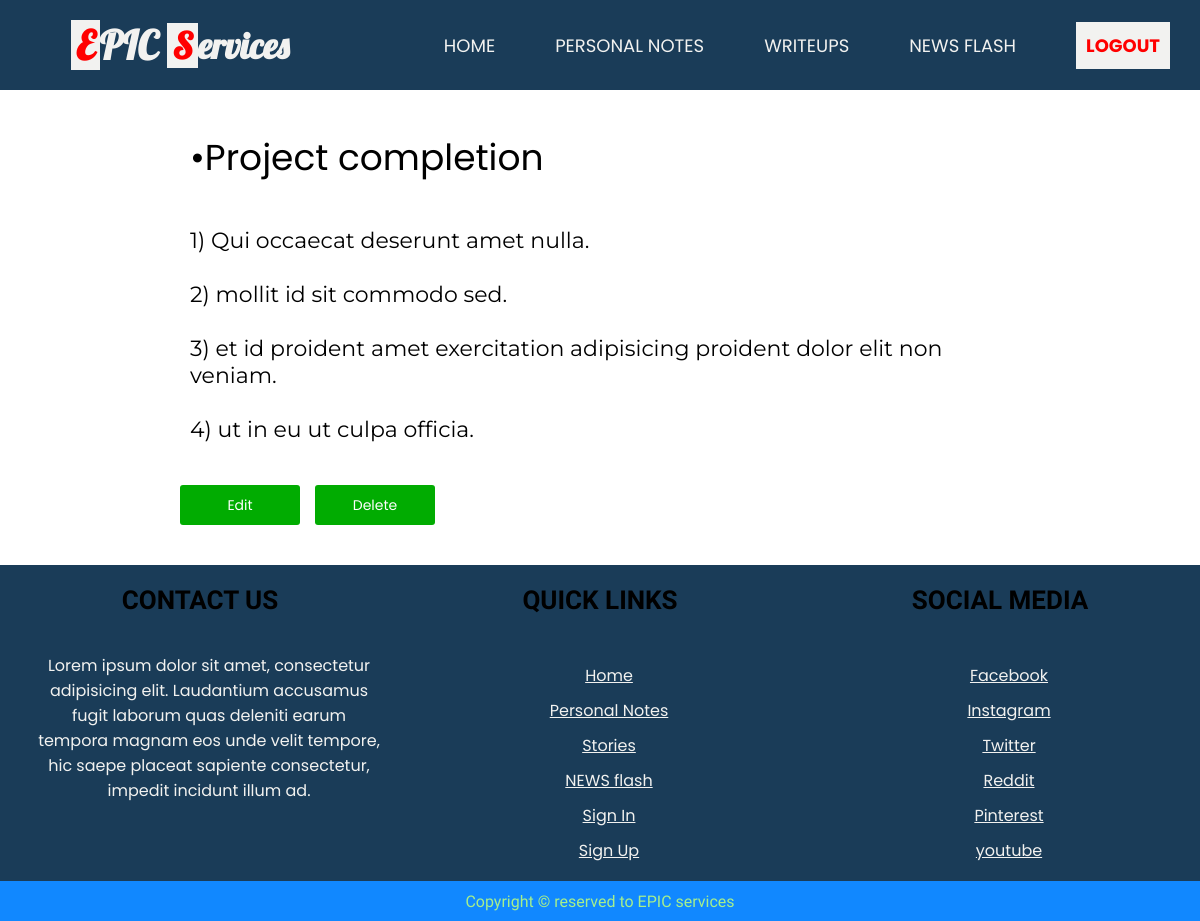
The app's page /notes/open.php?noteid=1 (signed in) with its own data.
### tables this page shows
CREATE TABLE `notes` (
  `noteid` int(11) NOT NULL,
  `noteuser` varchar(15) DEFAULT NULL,
  `notetitle` text,
  `notedata` text,
  `notetags` text,
  `dttm` date DEFAULT NULL
);

### notes/open.php (the view, shortened to what this page needs)
<?php
	include("../public/top.php");
?>
<!DOCTYPE html>
<html lang="en">
<head>
	<link rel="stylesheet" href="styles/open.css">
</head>
<body>
	<?php
		if (!isset($_SESSION['user'])){
			header("location: ../account/signin.php");
		} else {
	?>
	<section id="openContainer">
		<?php
			include '../public/header.php';
		?>
		<section class="open-container">
			<?php
				if (!isset($_GET['noteid'])) {
					header("location: index.php");
				} else {
					$selectnoteopen = "select * from notes where noteid =".$_GET['noteid'];
					$res = mysqli_query($conn, $selectnoteopen);
					$checkData = mysqli_num_rows($res);
					if ($checkData == 1){
						$row = mysqli_fetch_array($res);
						$noteid = $row['noteid'];
						$notetitle = $row['notetitle'];
						$notedata = $row['notedata'];
						$editPath = "href=edit.php?noteid=$noteid";
						$deletePath = "href=delete.php?noteid=$noteid";
					} else {
						header("location: index.php");
					}
				}
			?>
			<section class="open-title">&bull;<?= $notetitle ?></section>
			<section class="open-main"><pre><?= $notedata ?></pre></section>
			<section class="controls">
				<a <?= $editPath ?> class="ctrl-btn">Edit</a>
				<a <?= $deletePath ?> class="ctrl-btn">Delete</a>
			</section>
		</section>
		<?php
			include '../public/footer.php';
			}
		?>
	</section>
</body>
</html>

### notes/styles/open.css (style rules this page uses)
#openContainer { display: none; width: 100%; }
.open-container { width: 70%; min-height: 400px; margin-top: 30px; margin-bottom: 30px; margin-left: 15%; }
.open-title { font-size: 36px; padding: 10px; width: calc(100%-20px); font-family: 'Poppins', sans-serif; }
.open-main { width: 100%; }
.open-main pre { white-space: pre-wrap; font-size: 22px; padding: 10px; width: calc(100%-20px); font-family: 'Montserrat', sans-serif; }
.controls { width: 100%; height: 60px; display: flex; align-items: center; }
.ctrl-btn { width: 120px; height: 40px; background-color: #01ac01; border-radius: 3px; font-size: 14px; font-family: 'Poppins', sans-serif; display: flex; justify-content: center; align-items: center; color: white; text-decoration: none; margin-right: 15px; }

### public/styles/header.css (style rules this page uses)
body { margin: 0; padding: 0; }

### records on screen
notes: notetitle "Project completion", notedata "1) Qui occaecat deserunt amet nulla. 2) mollit id sit commodo sed. 3) et id proident amet exercitation adipisicing proident dolor elit non veniam. 4) ut in eu ut culpa officia."
